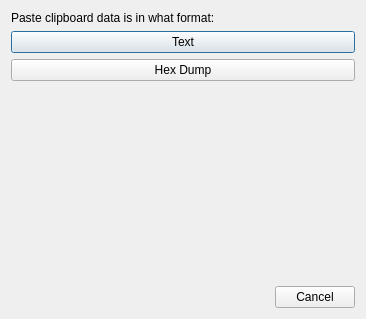
<?xml version="1.0" encoding="UTF-8"?>
<ui version="4.0">
 <class>Form_PasteData</class>
 <widget class="QDialog" name="Form_PasteData">
  <property name="geometry">
   <rect>
    <x>0</x>
    <y>0</y>
    <width>366</width>
    <height>319</height>
   </rect>
  </property>
  <property name="windowTitle">
   <string>Paste clipboard data</string>
  </property>
  <layout class="QVBoxLayout" name="verticalLayout">
   <item>
    <widget class="QLabel" name="label">
     <property name="text">
      <string>Paste clipboard data is in what format:</string>
     </property>
    </widget>
   </item>
   <item>
    <widget class="QPushButton" name="pushButton_Text">
     <property name="toolTip">
      <string>This pastes text data from the clipboard</string>
     </property>
     <property name="text">
      <string>Text</string>
     </property>
    </widget>
   </item>
   <item>
    <widget class="QPushButton" name="pushButton_HexDump">
     <property name="toolTip">
      <string>Takes the text data in the clipboard in a hex dump format and converts it to binary data before pasting it.</string>
     </property>
     <property name="text">
      <string>Hex Dump</string>
     </property>
    </widget>
   </item>
   <item>
    <spacer name="verticalSpacer">
     <property name="orientation">
      <enum>Qt::Vertical</enum>
     </property>
     <property name="sizeHint" stdset="0">
      <size>
       <width>20</width>
       <height>40</height>
      </size>
     </property>
    </spacer>
   </item>
   <item>
    <widget class="QDialogButtonBox" name="buttonBox">
     <property name="orientation">
      <enum>Qt::Horizontal</enum>
     </property>
     <property name="standardButtons">
      <set>QDialogButtonBox::Cancel</set>
     </property>
    </widget>
   </item>
  </layout>
 </widget>
 <resources/>
 <connections>
  <connection>
   <sender>buttonBox</sender>
   <signal>accepted()</signal>
   <receiver>Form_PasteData</receiver>
   <slot>accept()</slot>
   <hints>
    <hint type="sourcelabel">
     <x>248</x>
     <y>254</y>
    </hint>
    <hint type="destinationlabel">
     <x>157</x>
     <y>274</y>
    </hint>
   </hints>
  </connection>
  <connection>
   <sender>buttonBox</sender>
   <signal>rejected()</signal>
   <receiver>Form_PasteData</receiver>
   <slot>reject()</slot>
   <hints>
    <hint type="sourcelabel">
     <x>316</x>
     <y>260</y>
    </hint>
    <hint type="destinationlabel">
     <x>286</x>
     <y>274</y>
    </hint>
   </hints>
  </connection>
 </connections>
</ui>
